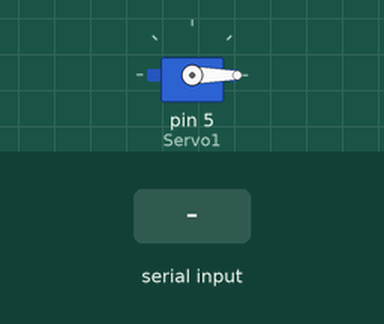
Recording of a sketch running on a simulated Arduino Uno, built with avr-gcc and run on an emulated ATmega328P. On the bench: servo. The test bench sets the inputs (shaded band).

Above: at 1.2 s.
1.3 s: "90,45\n" received over Serial
At 2.1 s:
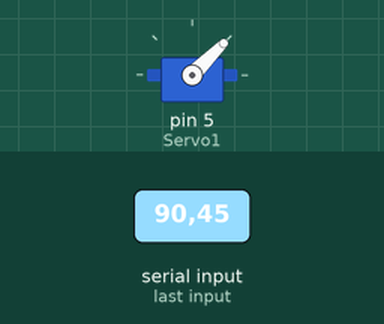
3.8 s: "30,150\n" received over Serial
At 4.4 s:
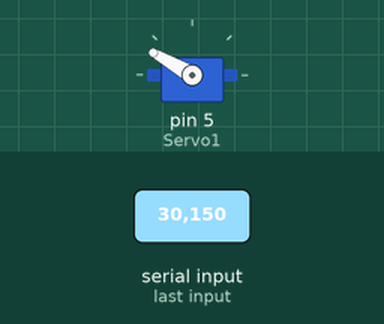
6.3 s: "200\n" received over Serial
At 7.1 s:
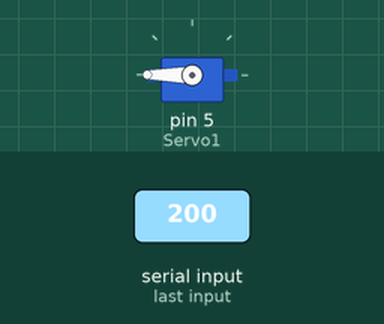
Timing chart, 0 to 9.3 s (numbered marks = the images above; inputs shaded):
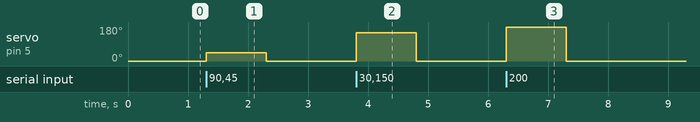

Measured:
- after the input at 1.3 s, servo on pin 5 (Servo1): 0° → 45° at once, → 0° 1.0 s later
- after the input at 3.8 s, servo on pin 5 (Servo1): 0° → 150° at once, → 0° 1.0 s later
- after the input at 6.3 s, servo on pin 5 (Servo1): 0° → 180° at once, → 0° 1.0 s later

The sketch:

Arduino_Nano_Serial_ServoPWM.ino
```cpp
#include <Servo.h>

Servo Servo1;

int PWM = 0;
int PWM_return = 0;

void setup() {
  // put your setup code here, to run once:

  Servo1.attach(5, 1000, 2000);

  Serial.begin(9600);

  while(!Serial){}

}

void loop() {
  // put your main code here, to run repeatedly:

  if(Serial.available() > 0){
    PWM = Serial.parseInt();
  }

//75-80 = Centre, 180 = Fully Right, 0 = Fully Left
  Servo1.write(PWM);


}
```
